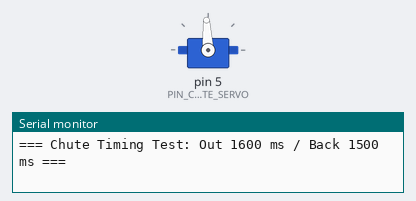
Recording of a sketch running on a simulated Arduino Uno, built with avr-gcc and run on an emulated ATmega328P. Parts: servo, the last lines printed to the serial monitor.

Above: at 0.05 s.
At 4.55 s:
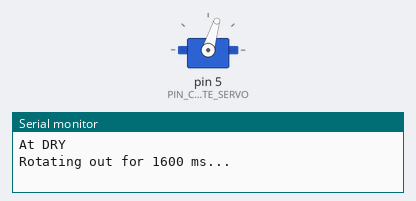
At 9.1 s:
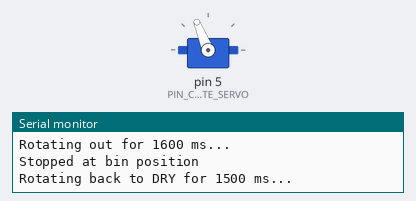
Timing chart, 0 to 15.7 s (numbered marks = the images above):
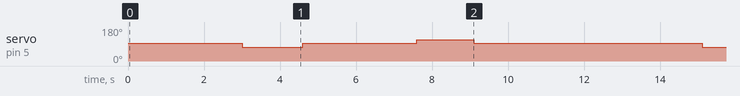

The sketch:

test_chute_bruteforce.ino
```cpp
/*
  Chute Servo Timing Test — Fixed Pair
  Continuous rotation servo on D5.

  Fixed sequence:
    Dry -> rotate out 1600 ms -> stop -> rotate back 1500 ms -> stop at Dry

  Repeat indefinitely.
*/

#include <Servo.h>

const uint8_t PIN_CHUTE_SERVO = 5;

const uint16_t SERVO_STOP = 1500;
const uint16_t SERVO_ROTATE_OUT = 1300;
const uint16_t SERVO_ROTATE_BACK = 1700;

const uint16_t ROTATE_OUT_MS = 1600;
const uint16_t ROTATE_BACK_MS = 1500;
const uint16_t HOLD_MS = 3000;

Servo chuteServo;

void setup() {
  Serial.begin(9600);
  chuteServo.attach(PIN_CHUTE_SERVO);
  chuteServo.writeMicroseconds(SERVO_STOP);

  Serial.println(F("=== Chute Timing Test: Out 1600 ms / Back 1500 ms ==="));
  Serial.println();
}

void loop() {
  Serial.println(F("At DRY"));
  chuteServo.writeMicroseconds(SERVO_STOP);
  delay(HOLD_MS);

  Serial.println(F("Rotating out for 1600 ms..."));
  chuteServo.writeMicroseconds(SERVO_ROTATE_OUT);
  delay(ROTATE_OUT_MS);
  chuteServo.writeMicroseconds(SERVO_STOP);
  Serial.println(F("Stopped at bin position"));
  delay(HOLD_MS);

  Serial.println(F("Rotating back to DRY for 1500 ms..."));
  chuteServo.writeMicroseconds(SERVO_ROTATE_BACK);
  delay(ROTATE_BACK_MS);
  chuteServo.writeMicroseconds(SERVO_STOP);
  Serial.println(F("Back at DRY"));
  delay(HOLD_MS);

  Serial.println(F("--- Cycle complete ---"));
  Serial.println();
}
```

Measured:
- by itself, servo on pin 5 (PIN_CHUTE_SERVO): repeats every 12.1 s: 93° 3.0 s, 112° 1.5 s, 93° 6.0 s, 73° 1.6 s
